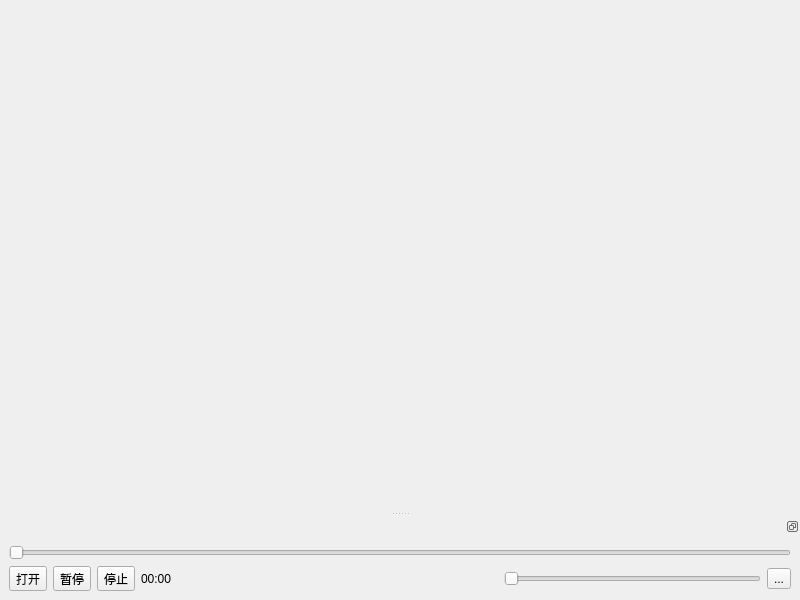
<?xml version="1.0" encoding="UTF-8"?>
<ui version="4.0">
 <class>MainWindow</class>
 <widget class="QMainWindow" name="MainWindow">
  <property name="geometry">
   <rect>
    <x>0</x>
    <y>0</y>
    <width>800</width>
    <height>600</height>
   </rect>
  </property>
  <property name="windowTitle">
   <string>MainWindow</string>
  </property>
  <property name="styleSheet">
   <string notr="true"/>
  </property>
  <widget class="QWidget" name="centralwidget">
   <property name="sizePolicy">
    <sizepolicy hsizetype="Preferred" vsizetype="Preferred">
     <horstretch>0</horstretch>
     <verstretch>0</verstretch>
    </sizepolicy>
   </property>
   <property name="baseSize">
    <size>
     <width>1280</width>
     <height>720</height>
    </size>
   </property>
   <layout class="QVBoxLayout" name="_2"/>
  </widget>
  <widget class="QDockWidget" name="controlWidget">
   <property name="floating">
    <bool>true</bool>
   </property>
   <property name="features">
    <set>QDockWidget::DockWidgetFloatable</set>
   </property>
   <property name="allowedAreas">
    <set>Qt::BottomDockWidgetArea</set>
   </property>
   <attribute name="dockWidgetArea">
    <number>8</number>
   </attribute>
   <widget class="QWidget" name="content">
    <layout class="QVBoxLayout" name="mainLayout">
     <item>
      <widget class="QSlider" name="progress">
       <property name="orientation">
        <enum>Qt::Horizontal</enum>
       </property>
      </widget>
     </item>
     <item>
      <layout class="QHBoxLayout" name="buttonsLayout">
       <item>
        <widget class="QToolButton" name="open">
         <property name="text">
          <string>打开</string>
         </property>
        </widget>
       </item>
       <item>
        <widget class="QToolButton" name="pause">
         <property name="text">
          <string>暂停</string>
         </property>
        </widget>
       </item>
       <item>
        <widget class="QToolButton" name="close">
         <property name="text">
          <string>停止</string>
         </property>
        </widget>
       </item>
       <item>
        <widget class="QLabel" name="time">
         <property name="minimumSize">
          <size>
           <width>100</width>
           <height>0</height>
          </size>
         </property>
         <property name="text">
          <string>00:00</string>
         </property>
         <property name="margin">
          <number>6</number>
         </property>
        </widget>
       </item>
       <item>
        <spacer name="horizontalSpacer">
         <property name="orientation">
          <enum>Qt::Horizontal</enum>
         </property>
         <property name="sizeHint" stdset="0">
          <size>
           <width>40</width>
           <height>20</height>
          </size>
         </property>
        </spacer>
       </item>
       <item>
        <widget class="QSlider" name="volumnSlider">
         <property name="orientation">
          <enum>Qt::Horizontal</enum>
         </property>
        </widget>
       </item>
       <item>
        <widget class="QToolButton" name="fullscreen">
         <property name="text">
          <string>...</string>
         </property>
        </widget>
       </item>
      </layout>
     </item>
    </layout>
   </widget>
  </widget>
 </widget>
 <resources/>
 <connections/>
</ui>
